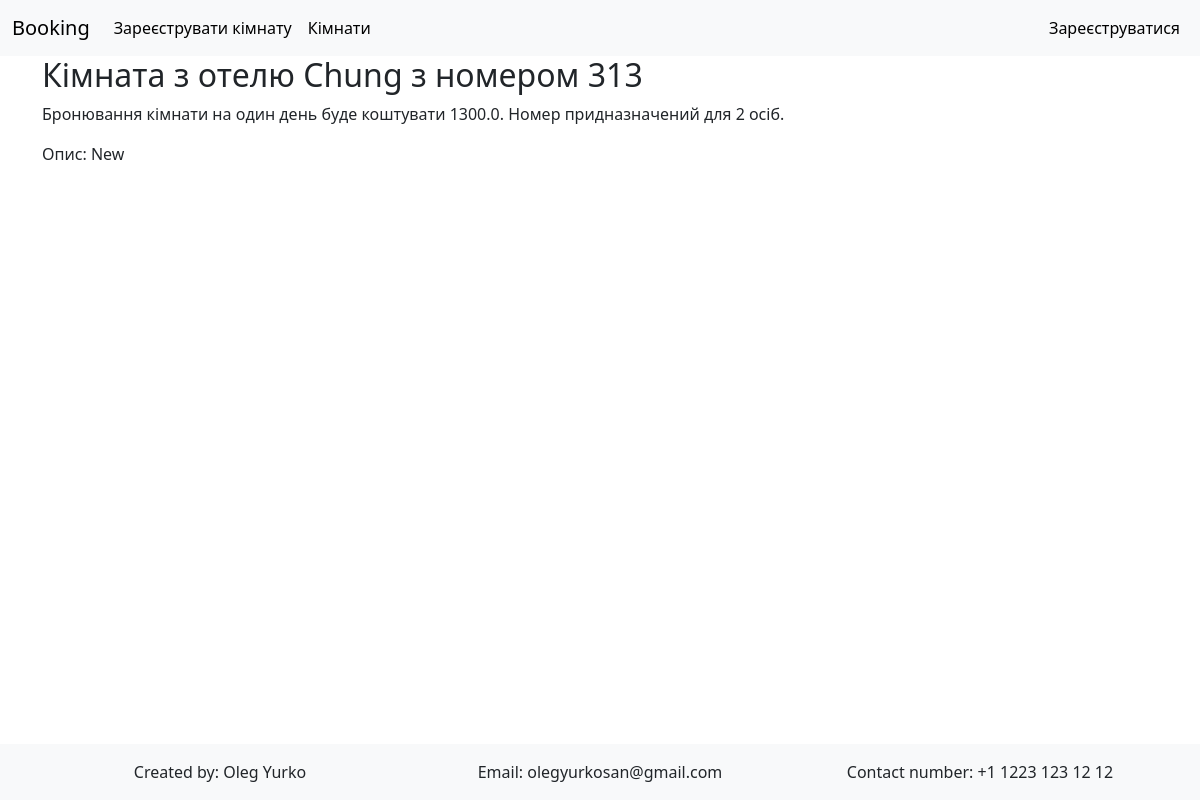
The app's page /rooms/1 with its own data.
### booking_app/models.py (models this page shows, shortened)
class Room(models.Model):
    hotel = models.CharField(max_length=100)
    room_number = models.IntegerField()
    description = models.TextField()
    capacity = models.IntegerField()
    cost_per_day = models.FloatField()
    all_inclusive = models.BooleanField()
    room_image = models.ImageField(upload_to="rooms/", blank=True, null=True)

### booking_app/views.py (the view)
# urls.py: path('rooms/<int:id>', views.room_detail, name='room_detail'),
def room_detail(request, id):
    room = Room.objects.get(id=id)
    context = {'room': room}
    return render(
        request,
        "room.html",
        context=context
    )

### templates/room.html (shortened to what this page needs)
{% extends "base.html" %}
{% block content %}
    <div class = "container">
        <h2>Кімната з отелю {{room.hotel}} з номером {{room.room_number}}</h2>
        <p>Бронювання кімнати на один день буде коштувати {{room.cost_per_day}}. Номер придназначений для {{room.capacity}} осіб.</p>
        <p>Опис: {{room.description}}</p>
    </div>
{% endblock %}

### templates/base.html (style rules this page uses)
html, body { height: 100%; }
body { display: flex; flex-direction: column; }

### records on screen
Room: hotel "Chung", room_number "313", cost_per_day "1300.0", capacity "2", description "New"
